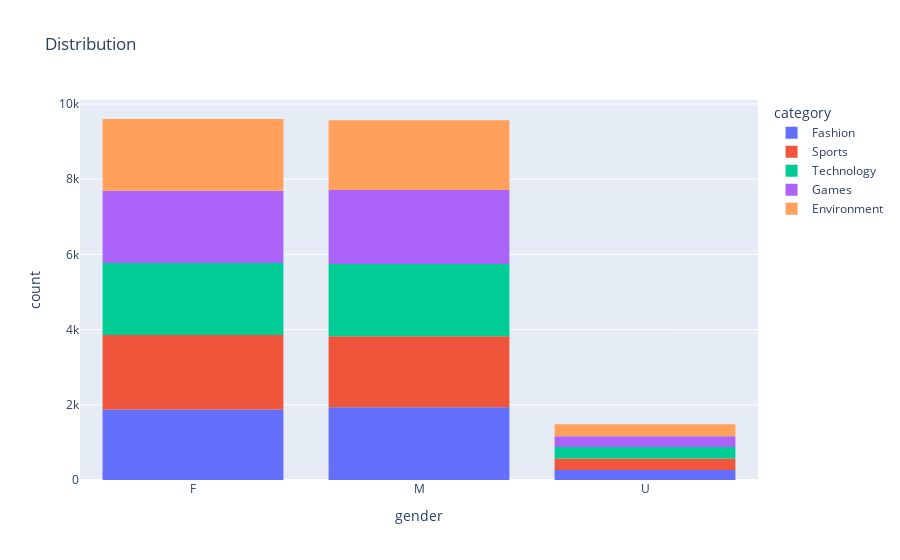

This figure's notebook cell:
### Code cell
px.histogram(df,x = 'gender',color = 'category',title = 'Distribution')

### Figure 1 — Plotly figure (JSON) as saved in the notebook; plotly's stock layout.template omitted (floating-point values rounded to 4 significant figures; data arrays with more than 128 entries replaced by an {"elided": "..."} marker saying what was removed)
{"data": [{"alignmentgroup": "True", "bingroup": "x", "hovertemplate": "category=Fashion<br>gender=%{x}<br>count=%{y}<extra></extra>", "legendgroup": "Fashion", "marker": {"color": "#636efa", "pattern": {"shape": ""}}, "name": "Fashion", "offsetgroup": "Fashion", "orientation": "v", "showlegend": true, "type": "histogram", "x": {"elided": "4073 str values"}, "xaxis": "x", "yaxis": "y"}, {"alignmentgroup": "True", "bingroup": "x", "hovertemplate": "category=Sports<br>gender=%{x}<br>count=%{y}<extra></extra>", "legendgroup": "Sports", "marker": {"color": "#EF553B", "pattern": {"shape": ""}}, "name": "Sports", "offsetgroup": "Sports", "orientation": "v", "showlegend": true, "type": "histogram", "x": {"elided": "4179 str values"}, "xaxis": "x", "yaxis": "y"}, {"alignmentgroup": "True", "bingroup": "x", "hovertemplate": "category=Technology<br>gender=%{x}<br>count=%{y}<extra></extra>", "legendgroup": "Technology", "marker": {"color": "#00cc96", "pattern": {"shape": ""}}, "name": "Technology", "offsetgroup": "Technology", "orientation": "v", "showlegend": true, "type": "histogram", "x": {"elided": "4144 str values"}, "xaxis": "x", "yaxis": "y"}, {"alignmentgroup": "True", "bingroup": "x", "hovertemplate": "category=Games<br>gender=%{x}<br>count=%{y}<extra></extra>", "legendgroup": "Games", "marker": {"color": "#ab63fa", "pattern": {"shape": ""}}, "name": "Games", "offsetgroup": "Games", "orientation": "v", "showlegend": true, "type": "histogram", "x": {"elided": "4173 str values"}, "xaxis": "x", "yaxis": "y"}, {"alignmentgroup": "True", "bingroup": "x", "hovertemplate": "category=Environment<br>gender=%{x}<br>count=%{y}<extra></extra>", "legendgroup": "Environment", "marker": {"color": "#FFA15A", "pattern": {"shape": ""}}, "name": "Environment", "offsetgroup": "Environment", "orientation": "v", "showlegend": true, "type": "histogram", "x": {"elided": "4089 str values"}, "xaxis": "x", "yaxis": "y"}], "layout": {"autosize": true, "barmode": "relative", "legend": {"title": {"text": "category"}, "tracegroupgap": 0}, "title": {"text": "Distribution"}, "xaxis": {"anchor": "y", "autorange": true, "domain": [0, 1], "range": [-0.5, 2.5], "title": {"text": "gender"}, "type": "category"}, "yaxis": {"anchor": "x", "autorange": true, "domain": [0, 1], "range": [0, 10110.0], "title": {"text": "count"}}}}
